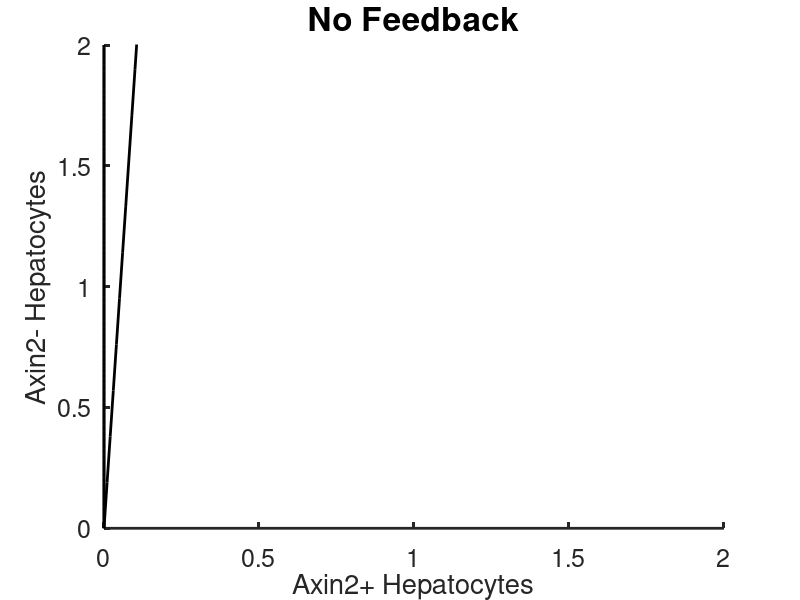
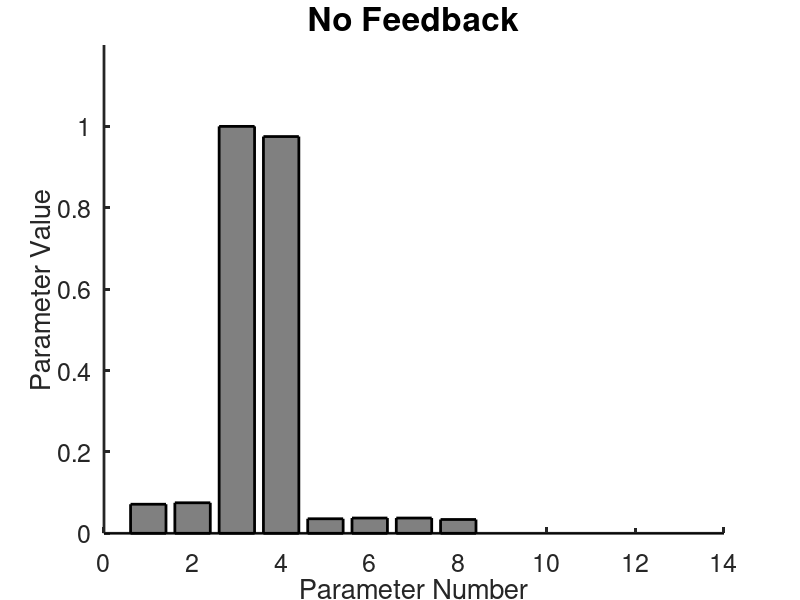
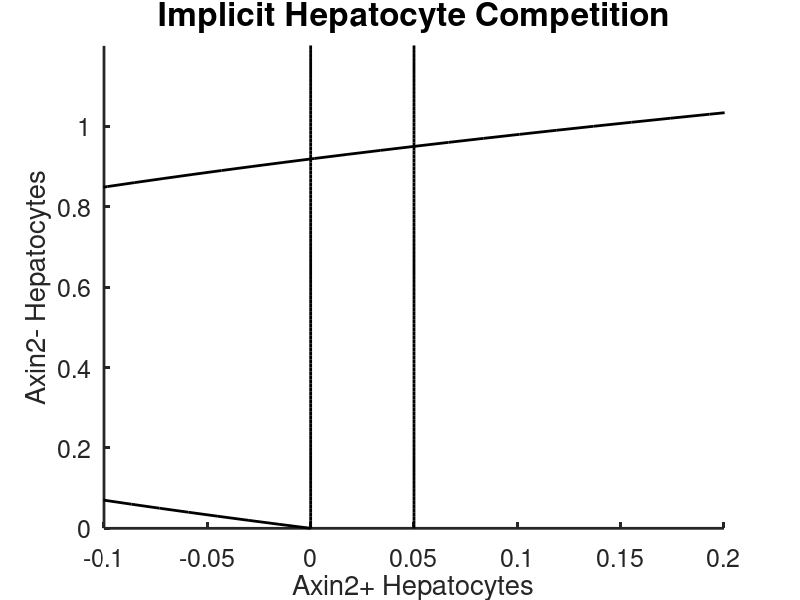
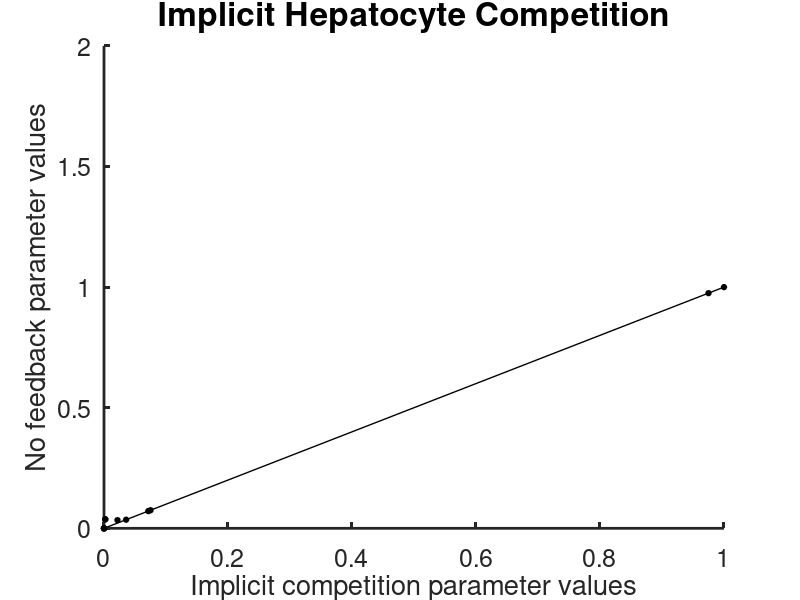

These figures' MATLAB source, in order:
function [k0,k1,k2,k3,k4,k5] = Hepat_HR_PhasePlane
% Author: Daniel Cook
% Date: 01/01/2016
% Copyrighted under Creative Commons Share Alike
% To run, use: [k1,k2,k3,k4,k5] = Hepat_HR_PhasePlane;

% Define feedback mechanism
% 1 = none, 2 = implicit competition, 3 = metabolic demand
% 4 = WNT limited proliferation, 5 = alternate populations

% Plot results (1 = yes, 2 = no)
shouldPlot = 1;

%% Table 1: Initial hepatocyte states, cell = (A2+,A2-)
init_A2plus = .05; % Initial level
cellh = [init_A2plus,1-init_A2plus];
x0 = cellh;

% Define model parameters
k0 = zeros(13,1);

% Table 2: Physiological parameters
% Rates are in doublings/day
k0(1) = (1/14); % k_prol^A2+
k0(2) = 0.075; % K_cap^A2+ (carrying capacity of A2+ hepatocytes)
k0(3) = 1; % k_P (proportion of A2+ cells likely to transform)
k0(4) = 0.975; % K_cap^A2- (carrying capacity of A2- hepatocytes)

% Table 3: Literature and steady-state constrained parameters
k0(5) = .5*k0(1); % k_prol^A2- (Proliferation rate is half of A2+) (Lit.)

% Set values of parameter sets common for all feedback mechanisms
k1 = k0; k2 = k0; k3 = k0; k4 = k0; k5 = k0;

% No feedback (Condition 0)
k0(6) = (cellh(1)*k0(1) + cellh(2)*k0(5))/(cellh(1)+cellh(2)); % k_ap^A2+
k0(7) = k0(6); % k_ap^A2- (apoptosis rates are equal) (Lit.)
k0(8) = k0(1) - k0(6); % k_T

% Implicit hepatocyte competition for nutrients (Condition 1)
k1(6) = (cellh(1)*k1(1)*(1-cellh(1)/k1(2)) + cellh(2)*k1(5)*(1-cellh(2)/k1(4)))/(cellh(1)+cellh(2)); % k_ap^A2+ (Steady-state)
k1(7) = k1(6); % k_ap^A2- (apoptosis rates are equal) (Lit.)
k1(8) = (k1(1)*(1-cellh(1)/k1(2)) - k1(6))/k1(3); % k_T (Steady-state)

% Metabolic population requirement for Axin2+ cells (Condition 2)
k2(6) = (cellh(1)*k2(1) + cellh(2)*k2(5))/(cellh(1)+cellh(2)); % k_ap^A2+
k2(7) = k2(6); % k_ap^A2- (apoptosis rates are equal) (Lit.)
k2(8) = k2(1) - k2(6); % k_T (Steady-state)

% Proliferation of Axin2+ cells is dependent on WNT concentration (Condition 3)
k3(9) = 1; % Available WNT concentration
k3(10) = 0.1; % Fraction of Axin2- cells contributing to WNT diffusion
k3(6) = (cellh(1)*k3(1)*k3(9)/(cellh(1)+k3(10)*cellh(2))+ cellh(2)*k3(5))/(cellh(1)+cellh(2)); % k_ap^A2+
k3(7) = k3(6); % k_ap^A2- (apoptosis rates are equal) (Lit.)
k3(8) = k3(1)*k3(9)/(cellh(1)+k3(10)*cellh(2)) - k3(6); % k_T (Steady-state)

% Transition of Axin2+ cells is dependent on WNT concentration (Condition 4)
k4(9) = 1; % Available WNT concentration
k4(10) = 0.1; % Fraction of Axin2- cells contributing to WNT diffusion
k4(6) = (cellh(1)*k4(1) + cellh(2)*k4(5))/(cellh(1)+cellh(2)); % k_ap^A2+
k4(7) = k4(6); % k_ap^A2- (apoptosis rates are equal) (Lit.)
k4(8) = (k4(1) - k4(6))*k4(9)/(cellh(1)+k4(10)*cellh(2)); % k_T (Steady-state)

% Alternate population renewing Axin2+ cells (ex. stem cells) (Condition 5)
k5(11) = 100; % C1
k5(12) = 8; % C2
k5(13) = 8; % kRenew
k5(6) = (cellh(1)*k5(1)+ cellh(2)*k5(5) + k5(13)*(1/(1+exp(k5(11)*cellh(1)+k5(12)))))/(cellh(1)+cellh(2)); % k_ap^A2+
k5(7) = k5(6); % k_ap^A2- (apoptosis rates are equal) (Lit.)
k5(8) = k5(1) - k5(6) + k5(13)*(1/(1+exp(k5(11)*cellh(1)+k5(12))))/cellh(1); % k_T (Steady-state)

%% Find and plot nulclines
%% No feedback (Condition 0)
% Set aliases
A2PlusIC = x0(1); A2MinusIC = x0(2);
kprolPlus = k0(1); kCapPlus = k0(2); kapPlus = k0(6);
kCapMinus = k0(4); kprolMinus = k0(5); kapMinus = k0(7); 
kP = k0(3); kT = k0(8);
WNT = k0(9); kDiff = k0(10);
kRenew = k0(13); C1 = k0(11); C2 = k0(12);

% Equations
HPlus = 0:.01:2;
HMinus = -HPlus*kT/(kprolMinus - kapMinus);

% Plot results
if shouldPlot == 1
    % Plot phase plane results
    figure(); hold on;
    plot(HPlus,HMinus,'k-','linewidth',2);
    plot(zeros(length(HPlus),1),HPlus,'k-','linewidth',2);
    xlim([0 2]); ylim([0 2]);
    set(gca,'fontsize',18,'linewidth',2); box off
    ylabel('Axin2- Hepatocytes'); xlabel('Axin2+ Hepatocytes')
    title('No Feedback','fontSize',24);
    
    % Plot parameter values
    figure(); hold on; bar(k0,'FaceColor',[.5 .5 .5],'EdgeColor',[0 0 0],'linewidth',2)
    set(gca,'fontsize',18,'linewidth',2); box off; ylim([0 1.2])
    xlabel('Parameter Number'); ylabel('Parameter Value')
    title('No Feedback','fontsize',24)
end

%% Implicit hepatocyte competition for nutrients (Condition 1)    
% Set aliases
A2PlusIC = x0(1); A2MinusIC = x0(2);
kprolPlus = k1(1); kCapPlus = k1(2); kapPlus = k1(6);
kCapMinus = k1(4); kprolMinus = k1(5); kapMinus = k1(7); 
kP = k1(3); kT = k1(8);
WNT = k1(9); kDiff = k1(10);
kRenew = k1(13); C1 = k1(11); C2 = k1(12);

% Equations
HMinus = 0:.01:2;
A2Plus = (kprolPlus - kT*kP - kapPlus)*(kCapPlus/kprolPlus);

HPlus = (1/(kT*kP))*(HMinus*kapMinus - HMinus*kprolMinus.*(1-HMinus/kCapMinus));

% Plot results
if shouldPlot == 1
    % Plot phase plane results
    figure(); hold on;
    plot(A2Plus*ones(length(HMinus),1),HMinus,'k-','linewidth',2);
    plot(zeros(length(HMinus),1),HMinus,'k-','linewidth',2);
    plot(HPlus,HMinus,'k-','linewidth',2)
    xlim([-.1 .2]); ylim([0 1.2]);
    set(gca,'fontsize',18,'linewidth',2); box off
    ylabel('Axin2- Hepatocytes'); xlabel('Axin2+ Hepatocytes')
    title('Implicit Hepatocyte Competition','fontSize',24)
    
    % Plot parameter values vs. no feedback
    figure(); hold on; plot(k1,k0,'ko','markerFaceColor','k','markerSize',4)
    plot([0 1.5],[0 1.5],'k-','linewidth',1); xlim([0 1])
    set(gca,'fontsize',18,'linewidth',2); box off
    xlabel('Implicit competition parameter values')
    ylabel('No feedback parameter values')
    title('Implicit Hepatocyte Competition','fontsize',24)
end

%% Metabolic population requirement for Axin2+ cells (Condition 2)
% Set aliases
A2PlusIC = x0(1); A2MinusIC = x0(2);
kprolPlus = k2(1); kCapPlus = k2(2); kapPlus = k2(6);
kCapMinus = k2(4); kprolMinus = k2(5); kapMinus = k2(7); 
kP = k2(3); kT = k2(8);
WNT = k2(9); kDiff = k2(10);
kRenew = k2(13); C1 = k2(11); C2 = k2(12);

% Equations
HPlus = 0:.01:2;
A2Plus = A2PlusIC/(kT*kP)*(kprolPlus - kapPlus);

HMinus = -1/(kprolMinus - kapMinus)*(kT*kP*HPlus.^2)/A2PlusIC;

if shouldPlot == 1
    % Plot phase plane results
    figure(); hold on;
    plot(A2Plus*ones(length(HPlus),1),HPlus,'k-','linewidth',2);
    plot(HPlus,HMinus,'k-','linewidth',2)
    xlim([0 .1]); ylim([0 2]);
    set(gca,'fontsize',18,'linewidth',2); box off
    ylabel('Axin2- Hepatocytes'); xlabel('Axin2+ Hepatocytes')
    title('Metabolic Feedback','fontSize',24)
    
%     % Add arrows to plot
%     for A2Plus = 0:.01:.1
%         for A2Minus = 0:.1:2
%                 r1 = A2Plus*kprolPlus; % A2Plus Hepatocyte proliferation
%                 r2 = A2Plus*kT*kP*(A2Plus/A2PlusIC); % Transition from A2Plus to A2Minus
%                 r3 = A2Plus*kapPlus; % A2Plus Hepatocyte apoptosis
%                 r4 = A2Minus*kprolMinus; % A2Minus Hepatocyte proliferation
%                 r5 = A2Minus*kapMinus; % A2Minus Hepatocyte apoptosis
%                 dxdt(1) = r1 - r2 - r3; % A2+ Hepatocytes
%                 dxdt(2) = r4 + r2 - r5; % A2- Hepatocytes
%                 arrow([A2Plus,A2Minus],[A2Plus+dxdt(1),A2Minus+dxdt(2)])
%         end
%     end
    
    % Plot parameter values vs. no feedback
    figure(); hold on; plot(k2,k0,'ko','markerFaceColor','k','markerSize',4)
    plot([0 1.5],[0 1.5],'k-','linewidth',1); xlim([0 1])
    set(gca,'fontsize',18,'linewidth',2); box off
    xlabel('Implicit competition parameter values')
    ylabel('No feedback parameter values')
    title('Metabolic Feedback','fontsize',24)

end
%% Proliferation of Axin2+ cells is dependent on WNT concentration (Condition 3)
% Set aliases
A2PlusIC = x0(1); A2MinusIC = x0(2);
kprolPlus = k3(1); kCapPlus = k3(2); kapPlus = k3(6);
kCapMinus = k3(4); kprolMinus = k3(5); kapMinus = k3(7); 
kP = k3(3); kT = k3(8);
WNT = k3(9); kDiff = k3(10);
kRenew = k3(13); C1 = k3(11); C2 = k3(12);

% Equations
y = 0:.1:2; % Dummy variable for A2Plus and A2Minus
HPlus = -kDiff*y + kprolPlus*WNT/(kT*kP + kapPlus);

HMinus = -y*kT*kP/(kprolMinus - kapMinus);

if shouldPlot == 1
    % Plot phase plane results
    figure(); hold on;
    plot(HPlus,y,'k-','linewidth',2);
    plot(y,HMinus,'k-','linewidth',2)
    xlim([0 .2]); ylim([0 2])
    set(gca,'fontsize',18,'linewidth',2); box off
    ylabel('Axin2- Hepatocytes'); xlabel('Axin2+ Hepatocytes')
    title('WNT Dependent Proliferation','fontSize',24)
    
    % Add arrows to plot
%     for A2Plus = 0:.01:.2
%         for A2Minus = 0:.1:2
%                 r1 = A2Plus*kprolPlus*WNT/(A2Plus + kDiff*A2Minus); % A2Plus Hepatocyte proliferation
%                 r2 = A2Plus*kT*kP; % Transition from A2Plus to A2Minus
%                 r3 = A2Plus*kapPlus; % A2Plus Hepatocyte apoptosis
%                 r4 = A2Minus*kprolMinus; % A2Minus Hepatocyte proliferation
%                 r5 = A2Minus*kapMinus; % A2Minus Hepatocyte apoptosis
%                 dxdt(1) = r1 - r2 - r3; % A2+ Hepatocytes
%                 dxdt(2) = r4 + r2 - r5; % A2- Hepatocytes
%                 arrow([A2Plus,A2Minus],[A2Plus+dxdt(1),A2Minus+dxdt(2)])
%         end
%     end
    
    % Plot parameter values vs. no feedback
    figure(); hold on; plot(k3,k0,'ko','markerFaceColor','k','markerSize',4)
    plot([0 1.5],[0 1.5],'k-','linewidth',1); xlim([0 1])
    set(gca,'fontsize',18,'linewidth',2); box off
    xlabel('Implicit competition parameter values')
    ylabel('No feedback parameter values')
    title('WNT Dependent Proliferation','fontsize',24)

end

%% Transition of Axin2+ cells is dependent on WNT concentration (Condition 4)
% Set aliases
A2PlusIC = x0(1); A2MinusIC = x0(2);
kprolPlus = k4(1); kCapPlus = k4(2); kapPlus = k4(6);
kCapMinus = k4(4); kprolMinus = k4(5); kapMinus = k4(7); 
kP = k4(3); kT = k4(8);
WNT = k4(9); kDiff = k4(10);
kRenew = k4(13); C1 = k4(11); C2 = k4(12);

% Equations
y = 0:.01:2; % Dummy variable for A2Plus and A2Minus
HPlus = -kDiff*y + (WNT/(kT*kP))*(kprolPlus - kapPlus);

HMinus = -y.^2*(kT*kP/WNT)./(kprolMinus - kapMinus + y*(kT*kP*kDiff)/WNT);

if shouldPlot == 1
    % Plot phase plane results
    figure(); hold on;
    plot(HPlus,y,'k-','linewidth',2);
    plot(y,HMinus,'k-','linewidth',2)
    xlim([0 .2]); ylim([0 2])
    set(gca,'fontsize',18,'linewidth',2); box off
    ylabel('Axin2- Hepatocytes'); xlabel('Axin2+ Hepatocytes')
    title('WNT Dependent Transition','fontSize',24)
    
    % Add arrows to plot
%     for A2Plus = 0:.01:.2
%         for A2Minus = 0:.1:2
%                 r1 = A2Plus*kprolPlus; % A2Plus Hepatocyte proliferation
%                 r2 = A2Plus*kT*kP*(A2Plus + kDiff*A2Minus)/WNT; % Transition from A2Plus to A2Minus
%                 r3 = A2Plus*kapPlus; % A2Plus Hepatocyte apoptosis
%                 r4 = A2Minus*kprolMinus; % A2Minus Hepatocyte proliferation
%                 r5 = A2Minus*kapMinus; % A2Minus Hepatocyte apoptosis
%                 dxdt(1) = r1 - r2 - r3; % A2+ Hepatocytes
%                 dxdt(2) = r4 + r2 - r5; % A2- Hepatocytes
%                 arrow([A2Plus,A2Minus],[A2Plus+dxdt(1),A2Minus+dxdt(2)])
%         end
%     end
    
    % Plot parameter values vs. no feedback
    figure(); hold on; plot(k3,k0,'ko','markerFaceColor','k','markerSize',4)
    plot([0 1.5],[0 1.5],'k-','linewidth',1); xlim([0 1])
    set(gca,'fontsize',18,'linewidth',2); box off
    xlabel('Implicit competition parameter values')
    ylabel('No feedback parameter values')
    title('WNT Dependent Transition','fontsize',24)

end

%% Alternate population renewing Axin2+ cells (ex. stem cells) (Condition 5)
% Set aliases
A2PlusIC = x0(1); A2MinusIC = x0(2);
kprolPlus = k5(1); kCapPlus = k5(2); kapPlus = k5(6);
kCapMinus = k5(4); kprolMinus = k5(5); kapMinus = k5(7); 
kP = k5(3); kT = k5(8);
WNT = k5(9); kDiff = k5(10);
kRenew = k5(13); C1 = k5(11); C2 = k5(12);

% Equations
y = 0:.1:2; % Dummy variable for A2Plus and A2Minus
HMinus = -y*kT*kP/(kprolMinus - kapMinus);
% Call optimization function to find HPlus
solverfun = @(x)abs(kRenew/(1+exp(C1*x+C2)) + x*(kprolPlus - kT*kP - kapPlus));
[HPlus,fval] = fminsearch(solverfun,1);

if shouldPlot == 1
    % Plot phase plane results
    figure(); hold on;
    plot(HPlus*ones(length(y)),y,'k-','linewidth',2);
    plot(y,HMinus,'k-','linewidth',2)
    xlim([0 .1]); ylim([0 2])
    set(gca,'fontsize',18,'linewidth',2); box off
    ylabel('Axin2- Hepatocytes'); xlabel('Axin2+ Hepatocytes')
    title('Alternate Axin2+ Renewal','fontSize',24)
    
    % Add arrows to plot
%     for A2Plus = 0:.01:.1
%         for A2Minus = 0:.1:2
%                 r1 = A2Plus*kprolPlus + kRenew*(1/(1+exp(C1*A2Plus+C2))); % A2Plus Hepatocyte proliferation
%                 r2 = A2Plus*kT*kP; % Transition from A2Plus to A2Minus
%                 r3 = A2Plus*kapPlus; % A2Plus Hepatocyte apoptosis
%                 r4 = A2Minus*kprolMinus; % A2Minus Hepatocyte proliferation
%                 r5 = A2Minus*kapMinus; % A2Minus Hepatocyte apoptosis
%                 dxdt(1) = r1 - r2 - r3; % A2+ Hepatocytes
%                 dxdt(2) = r4 + r2 - r5; % A2- Hepatocytes
%                 arrow([A2Plus,A2Minus],[A2Plus+dxdt(1),A2Minus+dxdt(2)])
%         end
%     end
    
    % Plot parameter values vs. no feedback
    figure(); hold on; plot(k5,k0,'ko','markerFaceColor','k','markerSize',4)
    plot([0 1.5],[0 1.5],'k-','linewidth',1);
    set(gca,'fontsize',18,'linewidth',2); box off
    xlim([0 1]); ylim([0 1]);
    xlabel('Implicit competition parameter values')
    ylabel('No feedback parameter values')
    title('Alternate Axin2+ Renewal','fontsize',24)

end

end